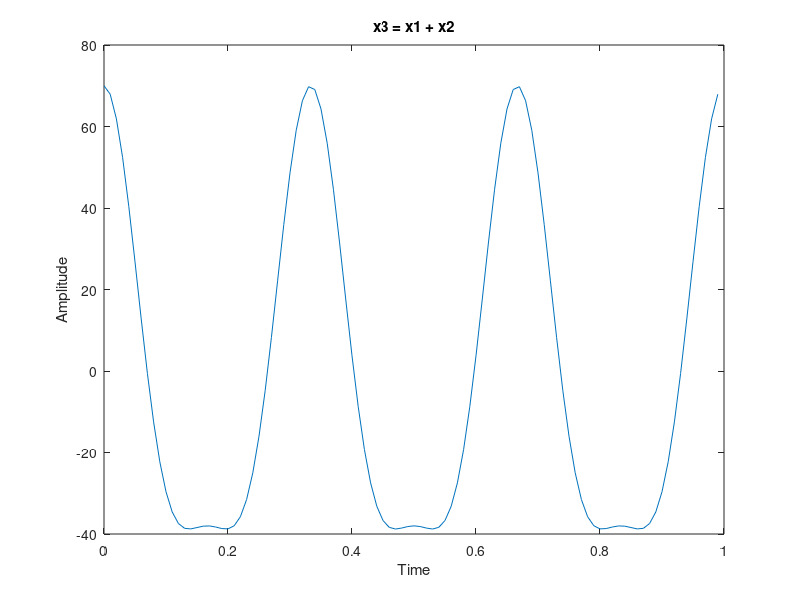

Source code (MATLAB):
A1 = 54;
A2 = 16;
fs = 100;
t = 0:1/fs:1-1/fs;
x1 = A1*cos(2*pi*3*t);
x2 = A2*cos(2*pi*6*t);
x3 = x1 + x2;
plot(t, x3)
xlabel('Time')
ylabel('Amplitude')
title('x3 = x1 + x2')
